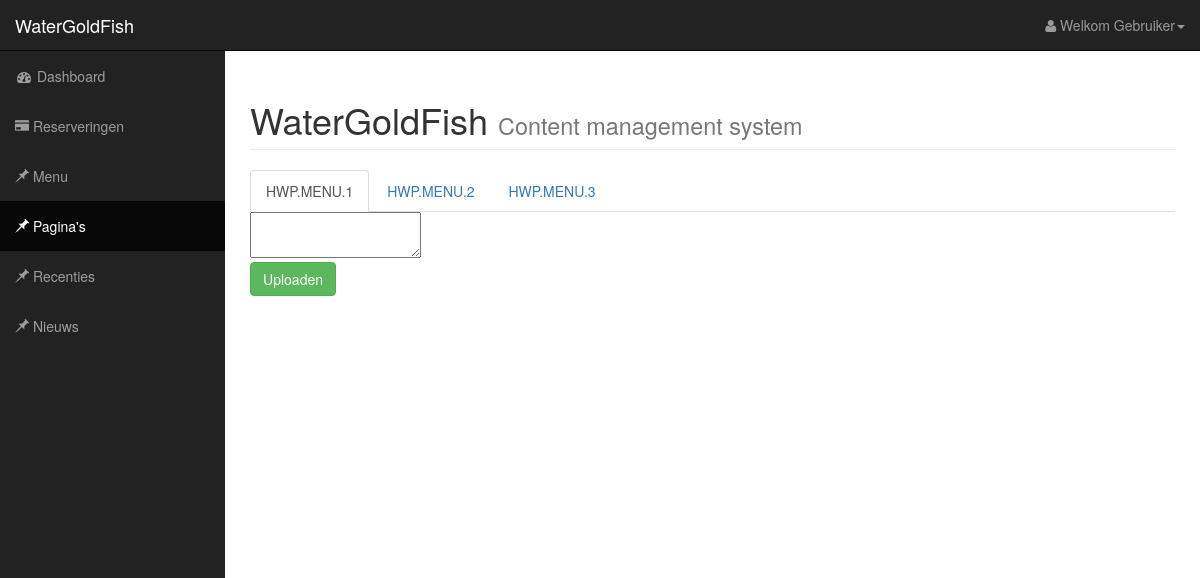
Screenshot of /pagina.php?id=1 (signed in) with the database file from the repository.
### tables this page shows
CREATE TABLE IF NOT EXISTS `content` (
  `ID` int(11) NOT NULL,
  `Locatie` varchar(255) NOT NULL,
  `Text` longtext NOT NULL
);

### libs/database.php (called while the page is built, shortened)
<?php
class DB {
	private static function connect(){
		$config = @include('./config/database.php');
		$dns 	= $config['type'].':host='.$config['host'].';dbname='.$config['dbname'];
		return new PDO($dns, $config['user'], $config['password']);
	}
	public static function select($what, $from, $where = ''){
		$pdo = DB::connect();
		$query = "SELECT $what FROM $from";
		if (isset($where) && !empty($where))
			$query .= " WHERE $where";
		$return = $pdo->prepare($query);
		$return->execute();
		return $return->fetchAll();
	}
}

### pagina.php (the view, shortened to what this page needs)
<?php
    require_once('libs/database.php');
?>
<!DOCTYPE html>
<html lang="en">
<head>
    <link href="css/bootstrap.min.css" rel="stylesheet">
    <link href="css/default.css" rel="stylesheet">
    <link href="fonts/font-awesome/css/font-awesome.min.css" rel="stylesheet" type="text/css">
</head>
<body>
<div id="wrapper">
    <?php
    require_once 'assets/header.php';
    ?>
    <div id="page-wrapper">
        <div class="container-fluid">
            <div class="row">
                <div class="col-lg-12">
                    <h1 class="page-header">
                        WaterGoldFish
                        <small>Content management system</small>
                    </h1>
                    <?php
                        $edditing = (isset($_GET['edit'])) ?: $_GET['id'];
                        $content = json_decode(json_encode(DB::select('*', '`content`', 'id=' . $edditing)), false);
                        $path = DB::select('locatie', 'content');
                    ?>
                    <div>
                        <ul class="nav nav-tabs">
                            <?php if ($_GET['id'] == 1) { echo "<li class='active'>"; } else { echo "<li>"; }?>
                                <a href="pagina.php?id=1"><?php echo $path[0]['locatie']; ?></a>
                            </li>
                            <?php if ($_GET['id'] == 2) { echo "<li class='active'>"; } else { echo "<li>"; } ?>
                                <a href="pagina.php?id=2"><?php echo $path[1]['locatie']?></a>
                            </li>
                            <?php if ($_GET['id'] == 3) { echo "<li class='active'>"; } else { echo "<li>"; } ?>
                                <a href="pagina.php?id=3"><?php echo $path [2]['locatie'] ?></a>
                            </li>
                        </ul>
                    </div>
                    <form method="post">
                        <textarea class="ckeditor" name="editor1">
                            <?php
                                echo $content[0]->text;
                            ?>
                        </textarea>
                        <br>
                        <input class="btn btn-success" type="submit" name="update" value="Uploaden">
                    </form>
                </div>
            </div>
</div>
</div>
</div>
</body>
</html>

### css/default.css (style rules this page uses)
body { margin-top: 100px; background-color: #ffffff; adding-top:20px; }
@media (min-width:768px) { body { margin-top: 50px; } }
#wrapper { padding-left: 0; }
#page-wrapper { width: 100%; padding: 0; background-color: #fff; min-height: 500px;!important; }
@media (min-width:768px) { #wrapper { padding-left: 225px; } }
@media (min-width:768px) { #page-wrapper { padding: 10px; } }

### rows the page displays
content: Locatie "HWP.MENU.1"
content: Locatie "HWP.MENU.2"
content: Locatie "HWP.MENU.3"
